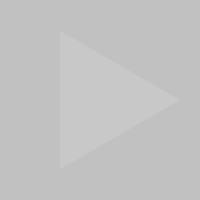
Frame 1 (no input)
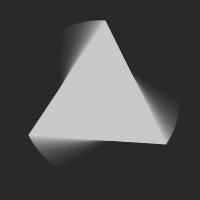
Frame 60 (the mouse pressed at the canvas centre just before this capture)
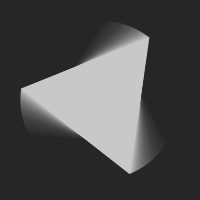
Frame 120 (the mouse held since frame 60 and released just before this capture)

The Processing sketch that drew these frames (run headless with seeded random() and noise(); from frame 60 on, the mouse is pressed at the canvas centre):

// Processing sketch: processing_182286
// ── processing_182286.pde

float angle = 0;
int distance = 80;
float x1,y1, x2,y2, x3,y3, centerX, centerY;

void setup(){
  size (200,200);
  background(200);
  centerX = 100;
  centerY = 100;
  smooth();
  frameRate(30);
}


void draw(){
  fill(20,10);
  noStroke();
  rect(0,0,width,height);  
  fill(200);

  x1 = centerX+(distance*cos(angle));
  y1 = centerY+(distance*sin(angle));

  x2 = centerX+(distance*cos(angle+PI*2/3));
  y2 = centerY+(distance*sin(angle+PI*2/3));

  x3 = centerX+(distance*cos(angle+PI*4/3));
  y3 = centerY+(distance*sin(angle+PI*4/3));  
  triangle(x1,y1,x2,y2,x3,y3);
  angle+=.01;
}
